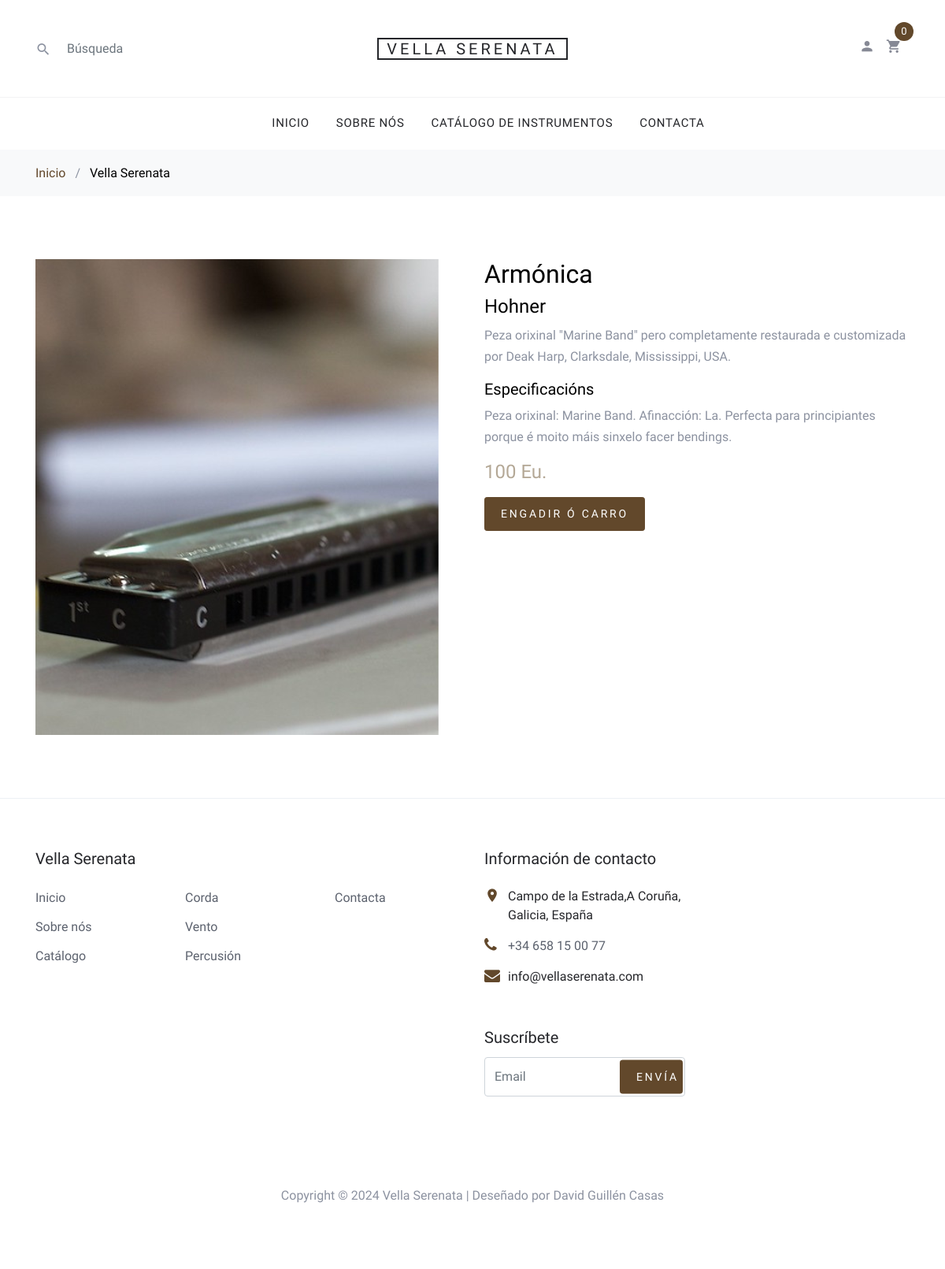
Page /compra_instrumento.php?id=9 on the committed database.
### tables this page shows
CREATE TABLE `productos` (
  `id` int(11) NOT NULL,
  `nombre` varchar(300) NOT NULL,
  `descripcion` text NOT NULL,
  `precio` double NOT NULL,
  `imagen` varchar(200) NOT NULL,
  `inventario` int(11) NOT NULL DEFAULT 1,
  `id_categoria` int(11) NOT NULL,
  `id_marca` int(50) NOT NULL,
  `especificaciones` text NOT NULL
);

CREATE TABLE `marcas` (
  `id` int(11) NOT NULL,
  `marca` varchar(50) NOT NULL,
  `imagen` varchar(200) NOT NULL
);

### compra_instrumento.php (the view, shortened to what this page needs)
<?php
  include ("./php/conexion.php");
 if ( isset($_GET['id'])){
  $resultado=$conexion ->query
  ("SELECT b.id, b.nombre, b.descripcion, b.precio, b.imagen, b.inventario,
  b.id_categoria, a.marca, b.especificaciones  FROM productos b INNER JOIN marcas a ON b.id_marca = a.id
  WHERE b.id=".$_GET['id']) Or die ($conexion -> error);
if (mysqli_num_rows ($resultado) > 0 ){
    $fila = mysqli_fetch_row($resultado);
 }else{
   header("Location:./catalogo.php"); }
  }else{
  header("Location:./catalogo.php");
 }
?>
<!DOCTYPE html>
<html lang="gl">
  <head>
    <link rel="stylesheet" href="fonts/icomoon/style.css">
    <link rel="stylesheet" href="css/bootstrap.min.css">
    <link rel="stylesheet" href="css/magnific-popup.css">
    <link rel="stylesheet" href="css/jquery-ui.css">
    <link rel="stylesheet" href="css/owl.carousel.min.css">
    <link rel="stylesheet" href="css/owl.theme.default.min.css">
    <link rel="stylesheet" href="css/aos.css">
    <link rel="stylesheet" href="css/style.css">
  </head>
  <body>
  <div class="site-wrap">
    <?php include("./comunes/cabecera.php"); ?>
    <div class="site-section">
      <div class="container">
        <div class="row">
          <div class="col-md-6">
            <img src="imagenes/<?php echo $fila[4]; ?>" alt="<?php echo $fila[1]; ?>" class="img-fluid">
          </div>
          <div class="col-md-6">
            <h2 class="text-black"><?php echo $fila[1]; ?></h2>
            <h4 class="text-black"><?php echo $fila[7]; ?></h4>
            <p><?php echo $fila[2]; ?></p>
            <h5 class="text-black">Especificacións</h5>
            <p><?php echo $fila[8]; ?></p>
            <p><strong class="text-primary h4"><?php echo $fila[3]; ?> Eu.</strong></p>
        <p><a href="carro.php?id=<?php echo $fila[0]; ?>" class="buy-now btn btn-sm btn-primary ">Engadir ó Carro</a></p>
            </div>
           </div>
        </div>
      </div>
    </div>
    <?php include("./comunes/pie.php"); ?>
  </body>
</html>

### css/style.css (style rules this page uses)
body { line-height: 1.7; color: #8c92a0; font-weight: 300; font-size: 16px; }
a { -webkit-transition: .3s all ease; -o-transition: .3s all ease; transition: .3s all ease; }
.text-black { color: #000; }
.site-wrap:before { -webkit-transition: .3s all ease-in-out; -o-transition: .3s all ease-in-out; transition: .3s all ease-in-out; background: rgba(0, 0, 0, 0.6); content: ""; position: absolute; z-index: 2000; top: 0; left: 0; right: 0; bottom: 0; opacity: 0; visibility: hidden; }
.btn { text-transform: uppercase; position: relative; -webkit-transition: 0.2s all ease-in-out !important; -o-transition: 0.2s all ease-in-out !important; transition: 0.2s all ease-in-out !important; top: 0; letter-spacing: .05em; }
.btn.btn-sm { font-size: 14px !important; padding: 10px 20px !important; }
.btn.btn-primary { font-size: 17px; font-weight: 300; letter-spacing: .2em; }
.site-section { padding: 2.5em 0; }
@media (min-width: 768px) { .site-section { padding: 5em 0; } }

### rows in the picture
productos: imagen (picture), nombre "Armónica", id_marca.marca "Hohner", descripcion "Peza orixinal \"Marine Band\" pero completamente restaurada e customizada por Deak Harp, Clarksdale, Mississippi, USA.", especificaciones "Peza orixinal: Marine Band. Afinacción: La. Perfecta para principiantes porque é moito máis sinxelo facer bendings.", precio "100"
